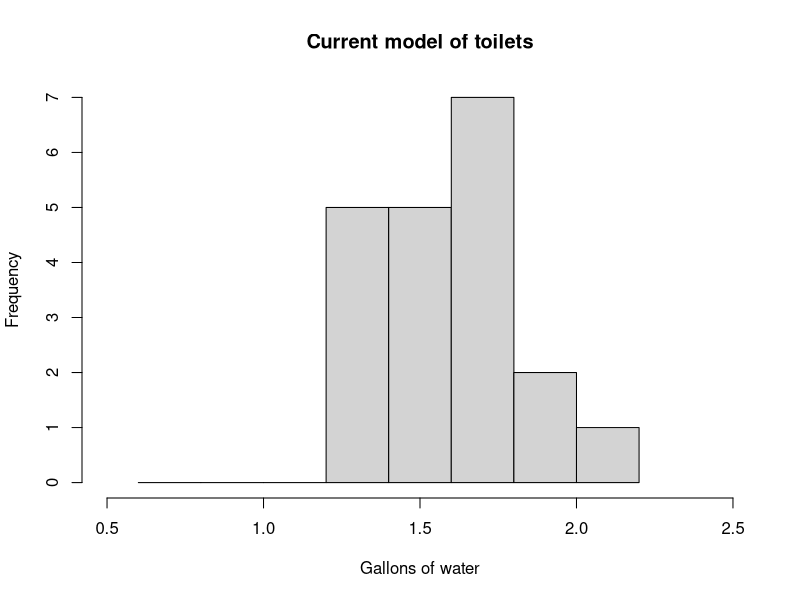
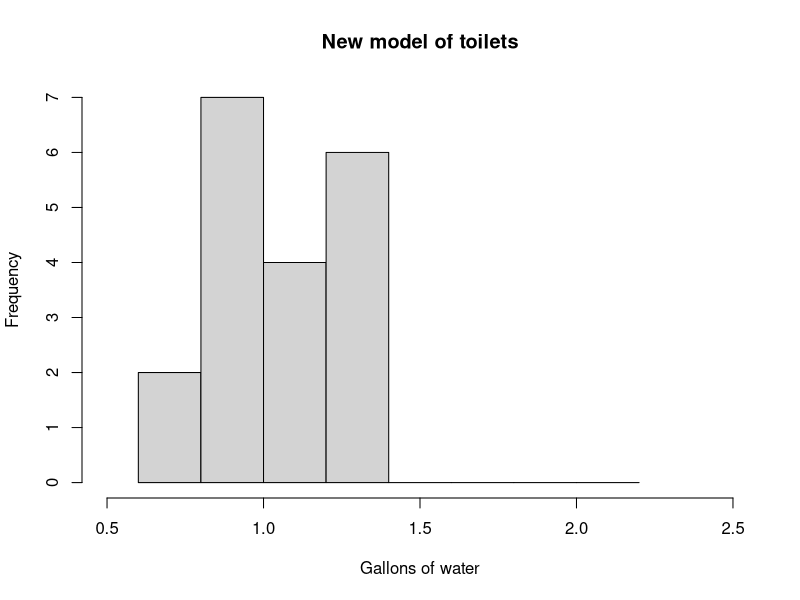
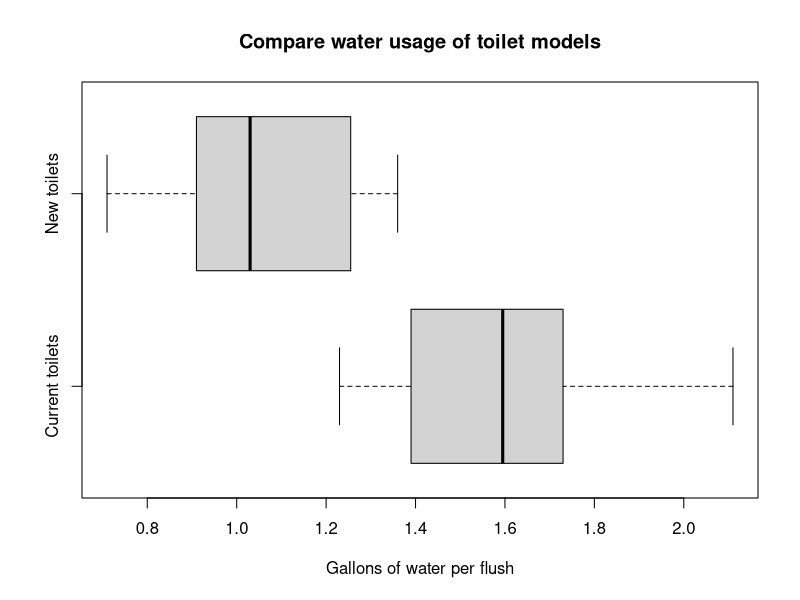

These figures' R source, in order:
## ---- chunk 1
knitr::opts_chunk$set(echo = TRUE)
## ---- chunk 2
current<-c(1.63, 1.25, 1.23, 1.49, 2.11, 1.48, 1.94, 1.72, 1.85, 1.54, 1.67, 1.76, 1.46, 1.32, 1.23, 1.67, 1.74, 1.63, 1.25, 1.56)
new<-c(1.28, 1.19, 0.90, 1.24, 1.00, 0.80, 0.71, 1.03, 1.27, 1.14, 1.36, 0.91, 1.09, 1.36, 0.91, 0.91, 0.86, 0.93, 1.36)
hist(current, breaks=seq(0.6, 2.2, 0.2), xlim=c(0.5, 2.5), main="Current model of toilets", xlab="Gallons of water")
hist(new, breaks=seq(0.6, 2.2, 0.2), xlim=c(0.5, 2.5), main="New model of toilets", xlab="Gallons of water")
## ---- chunk 3
mean(current)
median(current)

mean(new)
median(new)
## ---- chunk 4
sd(current)
sd(new)
## ---- chunk 5
boxplot(current, new, horizontal=TRUE, names=c("Current toilets", "New toilets"), main="Compare water usage of toilet models", xlab="Gallons of water per flush")
## ---- chunk 6
quantile(current, type=2)
## ---- chunk 7
combined<-c(current, new)
mean(combined)
median(combined)
## ---- chunk 8
(4/10)*(3/9)*(2/8)
(400/1000)*(399/999)*(398/998)
.4*.4*.4

